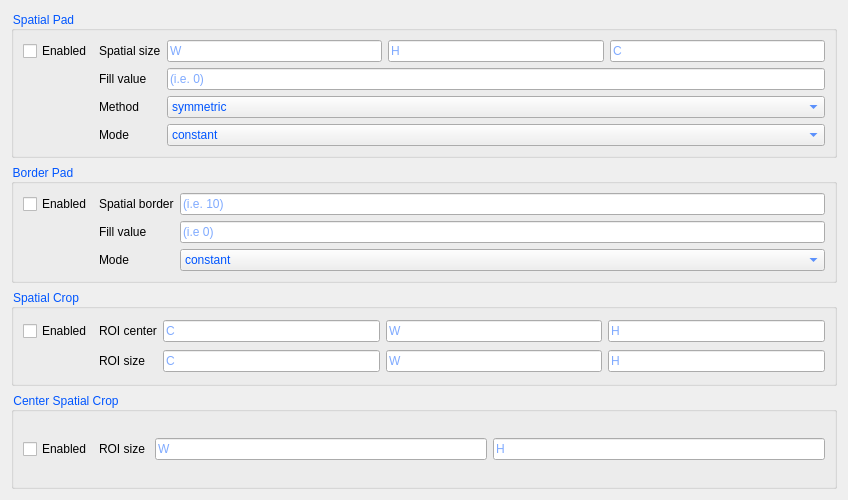
         <widget class="QWidget" name="scrollAreaWidgetContents_5">
          <property name="geometry">
           <rect>
            <x>0</x>
            <y>-64</y>
            <width>848</width>
            <height>500</height>
           </rect>
          </property>
          <property name="layoutDirection">
           <enum>Qt::LeftToRight</enum>
          </property>
          <layout class="QVBoxLayout" name="verticalLayout_5">
           <item>
            <widget class="QGroupBox" name="groupBox_21">
             <property name="autoFillBackground">
              <bool>true</bool>
             </property>
             <property name="styleSheet">
              <string notr="true">color: rgb(0, 170, 255);
color: rgb(0, 85, 255);</string>
             </property>
             <property name="title">
              <string>Spatial Pad</string>
             </property>
             <layout class="QGridLayout" name="gridLayout_25">
              <item row="1" column="1">
               <widget class="QLabel" name="label_10">
                <property name="styleSheet">
                 <string notr="true">color: rgb(0, 0, 0);</string>
                </property>
                <property name="text">
                 <string>Fill value</string>
                </property>
               </widget>
              </item>
              <item row="0" column="0">
               <widget class="QCheckBox" name="spatialPadEnabled">
                <property name="styleSheet">
                 <string notr="true">color: rgb(0, 0, 0)</string>
                </property>
                <property name="text">
                 <string>Enabled</string>
                </property>
               </widget>
              </item>
              <item row="3" column="1">
               <widget class="QLabel" name="label_29">
                <property name="styleSheet">
                 <string notr="true">color: rgb(0,0,0);</string>
                </property>
                <property name="text">
                 <string>Mode</string>
                </property>
               </widget>
              </item>
              <item row="0" column="3">
               <widget class="QLineEdit" name="spatialPadH">
                <property name="placeholderText">
                 <string>H</string>
                </property>
               </widget>
              </item>
              <item row="0" column="2">
               <widget class="QLineEdit" name="spatialPadW">
                <property name="enabled">
                 <bool>true</bool>
                </property>
                <property name="styleSheet">
                 <string notr="true">color: rgb(0, 170, 255);
color: rgb(0, 85, 255);</string>
                </property>
                <property name="placeholderText">
                 <string>W</string>
                </property>
               </widget>
              </item>
              <item row="0" column="4">
               <widget class="QLineEdit" name="spatialPadC">
                <property name="enabled">
                 <bool>true</bool>
                </property>
                <property name="styleSheet">
                 <string notr="true">color: rgb(0, 170, 255);
color: rgb(0, 85, 255);</string>
                </property>
                <property name="placeholderText">
                 <string>C</string>
                </property>
               </widget>
              </item>
              <item row="0" column="1">
               <widget class="QLabel" name="label_15">
                <property name="styleSheet">
                 <string notr="true">color: rgb(0,0,0);</string>
                </property>
                <property name="text">
                 <string>Spatial size</string>
                </property>
               </widget>
              </item>
              <item row="2" column="1">
               <widget class="QLabel" name="label_16">
                <property name="styleSheet">
                 <string notr="true">color: rgb(0,0,0);</string>
                </property>
                <property name="text">
                 <string>Method</string>
                </property>
               </widget>
              </item>
              <item row="1" column="2" colspan="3">
               <widget class="QLineEdit" name="spatialPadFillValue">
                <property name="placeholderText">
                 <string>(i.e. 0)</string>
                </property>
               </widget>
              </item>
              <item row="2" column="2" colspan="3">
               <widget class="QComboBox" name="spatialPadMethod">
                <item>
                 <property name="text">
                  <string>symmetric</string>
                 </property>
                </item>
                <item>
                 <property name="text">
                  <string>end</string>
                 </property>
                </item>
               </widget>
              </item>
              <item row="3" column="2" colspan="3">
               <widget class="QComboBox" name="spatialPadMode">
                <item>
                 <property name="text">
                  <string>constant</string>
                 </property>
                </item>
                <item>
                 <property name="text">
                  <string>edge</string>
                 </property>
                </item>
                <item>
                 <property name="text">
                  <string>linear_ramp</string>
                 </property>
                </item>
                <item>
                 <property name="text">
                  <string>maximum</string>
                 </property>
                </item>
                <item>
                 <property name="text">
                  <string>mean</string>
                 </property>
                </item>
                <item>
                 <property name="text">
                  <string>median</string>
                 </property>
                </item>
                <item>
                 <property name="text">
                  <string>minimum</string>
                 </property>
                </item>
                <item>
                 <property name="text">
                  <string>reflect</string>
                 </property>
                </item>
                <item>
                 <property name="text">
                  <string>symmetric</string>
                 </property>
                </item>
                <item>
                 <property name="text">
                  <string>wrap</string>
                 </property>
                </item>
                <item>
                 <property name="text">
                  <string>empty</string>
                 </property>
                </item>
                <item>
                 <property name="text">
                  <string>circular</string>
                 </property>
                </item>
                <item>
                 <property name="text">
                  <string>replicate</string>
                 </property>
                </item>
               </widget>
              </item>
             </layout>
            </widget>
           </item>
           <item>
            <widget class="QGroupBox" name="groupBox_22">
             <property name="enabled">
              <bool>true</bool>
             </property>
             <property name="autoFillBackground">
              <bool>true</bool>
             </property>
             <property name="styleSheet">
              <string notr="true">color: rgb(0, 85, 255);</string>
             </property>
             <property name="title">
              <string>Border Pad</string>
             </property>
             <layout class="QGridLayout" name="gridLayout_26">
              <item row="0" column="0">
               <widget class="QCheckBox" name="borderPadEnabled">
                <property name="styleSheet">
                 <string notr="true">color: rgb(0, 0, 0);</string>
                </property>
                <property name="text">
                 <string>Enabled</string>
                </property>
               </widget>
              </item>
              <item row="2" column="1">
               <widget class="QLabel" name="label_30">
                <property name="styleSheet">
                 <string notr="true">color: rgb(0,0,0);</string>
                </property>
                <property name="text">
                 <string>Mode</string>
                </property>
               </widget>
              </item>
              <item row="0" column="1">
               <widget class="QLabel" name="label_34">
                <property name="styleSheet">
                 <string notr="true">color: rgb(0, 0, 0);</string>
                </property>
                <property name="text">
                 <string>Spatial border</string>
                </property>
               </widget>
              </item>
              <item row="0" column="2">
               <widget class="QLineEdit" name="borderPadSpatialBorder">
                <property name="styleSheet">
                 <string notr="true">color: rgb(0, 170, 255);
color: rgb(0, 85, 255);</string>
                </property>
                <property name="placeholderText">
                 <string>(i.e. 10)</string>
                </property>
               </widget>
              </item>
              <item row="2" column="2">
               <widget class="QComboBox" name="borderPadMode">
                <item>
                 <property name="text">
                  <string>constant</string>
                 </property>
                </item>
                <item>
                 <property name="text">
                  <string>edge</string>
                 </property>
                </item>
                <item>
                 <property name="text">
                  <string>linear_ramp</string>
                 </property>
                </item>
                <item>
                 <property name="text">
                  <string>maximum</string>
                 </property>
                </item>
                <item>
                 <property name="text">
                  <string>mean</string>
                 </property>
                </item>
                <item>
                 <property name="text">
                  <string>median</string>
                 </property>
                </item>
                <item>
                 <property name="text">
                  <string>minimum</string>
                 </property>
                </item>
                <item>
                 <property name="text">
                  <string>reflect</string>
                 </property>
                </item>
                <item>
                 <property name="text">
                  <string>symmetric</string>
                 </property>
                </item>
                <item>
                 <property name="text">
                  <string>wrap</string>
                 </property>
                </item>
                <item>
                 <property name="text">
                  <string>empty</string>
                 </property>
                </item>
                <item>
                 <property name="text">
                  <string>circular</string>
                 </property>
                </item>
                <item>
                 <property name="text">
                  <string>replicate</string>
                 </property>
                </item>
               </widget>
              </item>
              <item row="1" column="2">
               <widget class="QLineEdit" name="borderPadFillValue">
                <property name="placeholderText">
                 <string>(i.e 0)</string>
                </property>
               </widget>
              </item>
              <item row="1" column="1">
               <widget class="QLabel" name="label23123">
                <property name="styleSheet">
                 <string notr="true">color: rgb(0, 0, 0);</string>
                </property>
                <property name="text">
                 <string>Fill value</string>
                </property>
               </widget>
              </item>
             </layout>
            </widget>
           </item>
           <item>
            <widget class="QGroupBox" name="groupBox_23">
             <property name="autoFillBackground">
              <bool>true</bool>
             </property>
             <property name="styleSheet">
              <string notr="true">color: rgb(0, 85, 255);</string>
             </property>
             <property name="title">
              <string>Spatial Crop</string>
             </property>
             <layout class="QGridLayout" name="gridLayout_29">
              <item row="1" column="3">
               <widget class="QLineEdit" name="spatialCropSizeW">
                <property name="placeholderText">
                 <string>W</string>
                </property>
               </widget>
              </item>
              <item row="0" column="4">
               <widget class="QLineEdit" name="spatialCropCenterH">
                <property name="placeholderText">
                 <string>H</string>
                </property>
               </widget>
              </item>
              <item row="0" column="3">
               <widget class="QLineEdit" name="spatialCropCenterW">
                <property name="placeholderText">
                 <string>W</string>
                </property>
               </widget>
              </item>
              <item row="1" column="1">
               <widget class="QLabel" name="label_32">
                <property name="styleSheet">
                 <string notr="true">color: rgb(0,0,0);</string>
                </property>
                <property name="text">
                 <string>ROI size</string>
                </property>
               </widget>
              </item>
              <item row="0" column="0">
               <widget class="QCheckBox" name="spatialCropEnabled">
                <property name="styleSheet">
                 <string notr="true">color: rgb(0, 0, 0);</string>
                </property>
                <property name="text">
                 <string>Enabled</string>
                </property>
               </widget>
              </item>
              <item row="1" column="2">
               <widget class="QLineEdit" name="spatialCropSizeC">
                <property name="placeholderText">
                 <string>C</string>
                </property>
               </widget>
              </item>
              <item row="0" column="1">
               <widget class="QLabel" name="label_31">
                <property name="styleSheet">
                 <string notr="true">color: rgb(0,0,0);</string>
                </property>
                <property name="text">
                 <string>ROI center</string>
                </property>
               </widget>
              </item>
              <item row="1" column="4">
               <widget class="QLineEdit" name="spatialCropSizeH">
                <property name="placeholderText">
                 <string>H</string>
                </property>
               </widget>
              </item>
              <item row="0" column="2">
               <widget class="QLineEdit" name="spatialCropCenterC">
                <property name="styleSheet">
                 <string notr="true"/>
                </property>
                <property name="placeholderText">
                 <string>C</string>
                </property>
               </widget>
              </item>
             </layout>
            </widget>
           </item>
           <item>
            <widget class="QGroupBox" name="groupBox_24">
             <property name="enabled">
              <bool>true</bool>
             </property>
             <property name="autoFillBackground">
              <bool>true</bool>
             </property>
             <property name="styleSheet">
              <string notr="true">color: rgb(0, 85, 255);</string>
             </property>
             <property name="title">
              <string>Center Spatial Crop</string>
             </property>
             <layout class="QGridLayout" name="gridLayout_28">
              <item row="0" column="0">
               <layout class="QHBoxLayout" name="horizontalLayout_10">
                <item>
                 <widget class="QCheckBox" name="centerSpatialCropEnabled">
                  <property name="styleSheet">
                   <string notr="true">color: rgb(0, 0,0);</string>
                  </property>
                  <property name="text">
                   <string>Enabled</string>
                  </property>
                 </widget>
                </item>
                <item>
                 <widget class="QLabel" name="label_33">
                  <property name="minimumSize">
                   <size>
                    <width>50</width>
                    <height>0</height>
                   </size>
                  </property>
                  <property name="styleSheet">
                   <string notr="true">color: rgb(0,0,0);</string>
                  </property>
                  <property name="text">
                   <string>ROI size</string>
                  </property>
                 </widget>
                </item>
                <item>
                 <widget class="QLineEdit" name="centerSpatialCropSizeW">
                  <property name="placeholderText">
                   <string>W</string>
                  </property>
                 </widget>
                </item>
                <item>
                 <widget class="QLineEdit" name="centerSpatialCropSizeH">
                  <property name="placeholderText">
                   <string>H</string>
                  </property>
                 </widget>
                </item>
               </layout>
              </item>
             </layout>
            </widget>
           </item>
          </layout>
         </widget>
